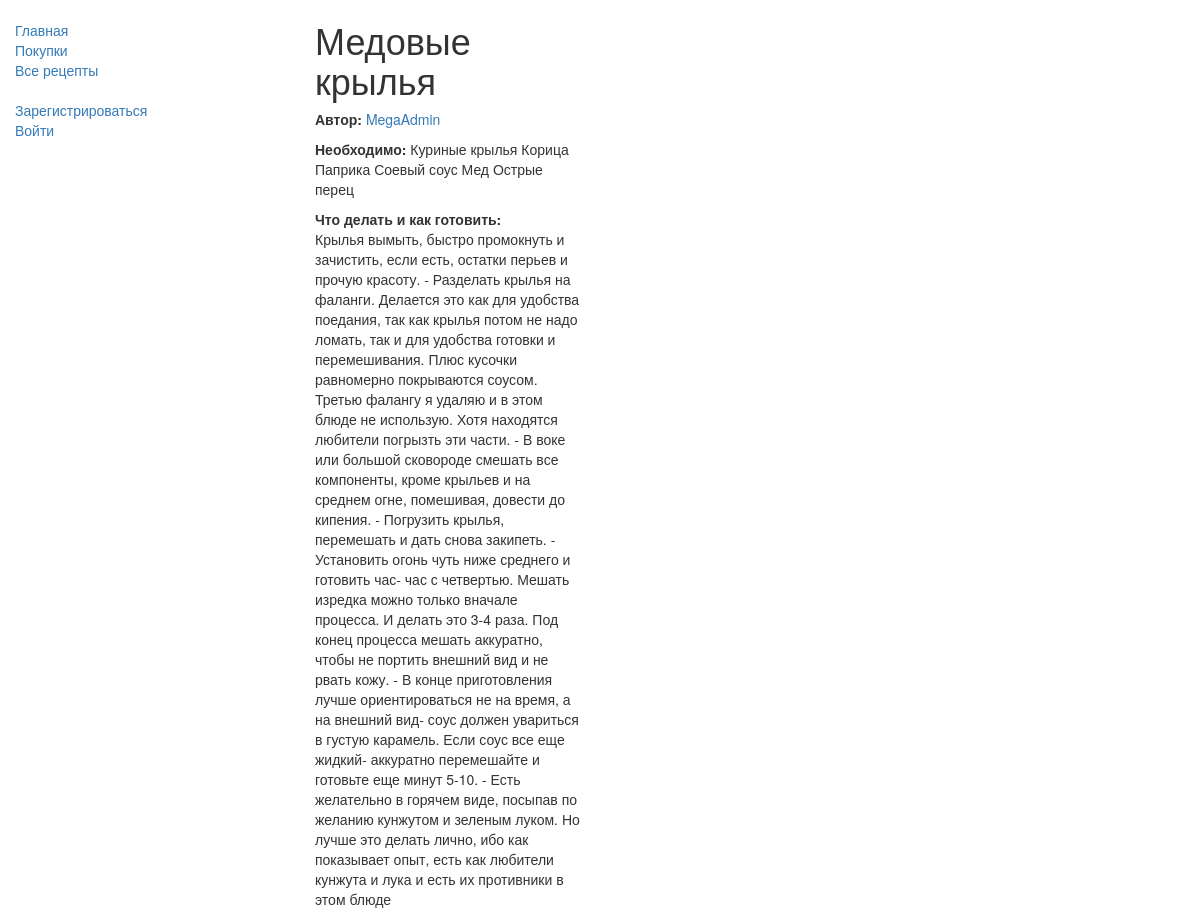
Before: /recepies/3 with the older database file.
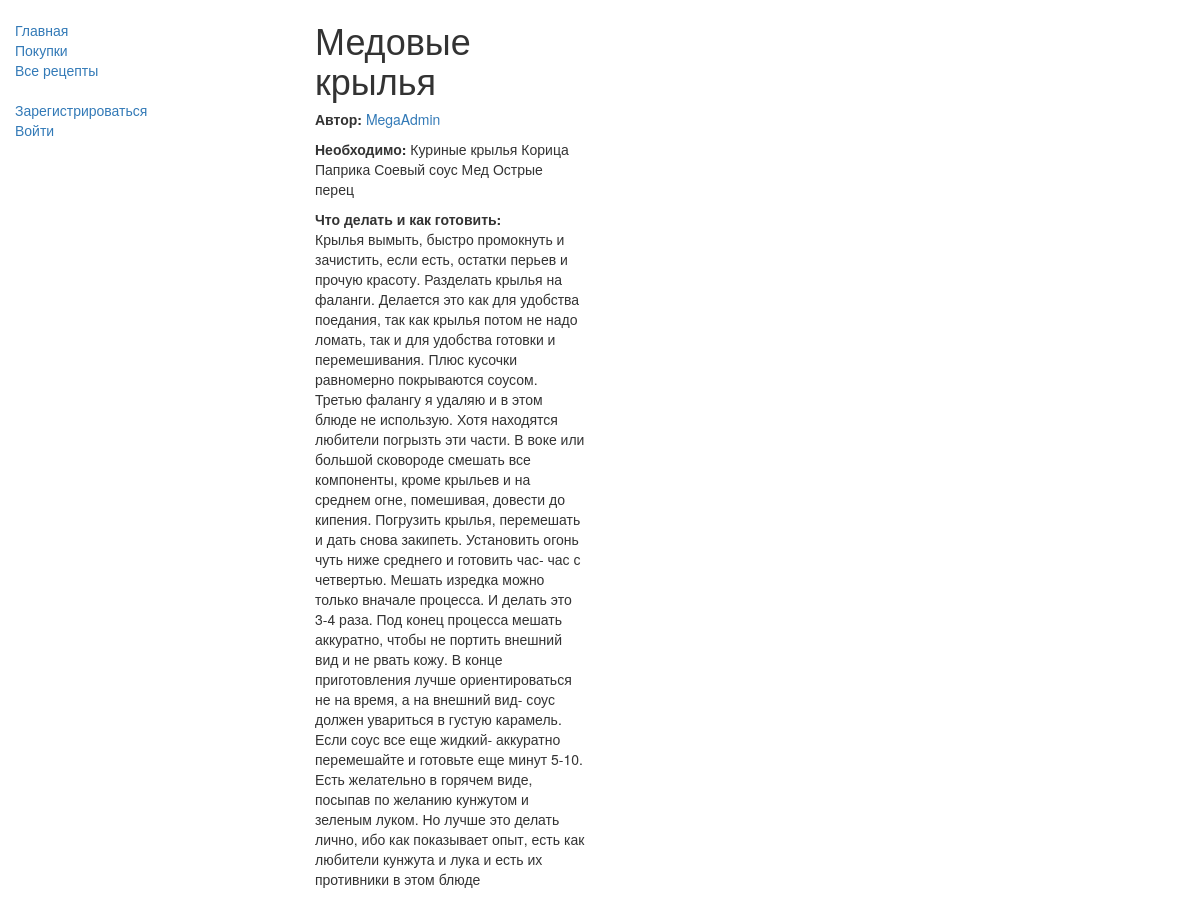
After: the same page with the newer database file.
### Avos_Ka/models.py (models this page shows, shortened)
class Recepie(models.Model):
    title = models.CharField(max_length=200, null=True,)
    recepie_products = models.OneToOneField(ProductList, on_delete=models.SET_NULL, null=True,)
    describe = models.TextField(null=True,)
    author = models.ForeignKey(User, on_delete=models.SET_NULL, null=True, blank=True)
    def display_recepie_products(self):
        return self.recepie_products.display_product_list()
    def display_describe(self):
        return self.describe
    def display_author(self):
        return self.author

class ProductList(models.Model):
    title = models.CharField(max_length=200)
    product_list = models.ManyToManyField(Product, through="Amount")
    def display_product_list(self):
        show_list = ''
        for product in self.product_list.all():
            show_list += f"{product.display_name()}\n"
        return show_list

class Product(models.Model):
    name = models.CharField(max_length=200, null=True,)
    measure = models.ForeignKey(Measurment, on_delete=models.CASCADE, null=True)
    def display_name(self):
        return f"{self.name}"

### Recepies/views.py (the view)
# urls.py: url(r'^(?P<pk>\d+)$', views.RecepieDetailView.as_view(), name='recepie-detail'),
class RecepieDetailView(generic.DetailView):
    model = Recepie
    template_name = "./Recepies/recepie_detail.html"

### templates/Recepies/recepie_detail.html
{% extends "homepage/homepage.html" %}
{% block content %}
    <h1>{{ recepie.title }}</h1>
    <p><strong>Автор:</strong> <a href="">{{ recepie.display_author }}</a></p>
    <p><strong>Необходимо:</strong> {{ recepie.display_recepie_products }}</p>
    <p><strong>Что делать и как готовить:</strong><br> {{ recepie.display_describe }}</p>
{% endblock %}

Changed rows visible on the page:
changed Recepie "Медовые крылья": display_describe "…перьев и прочую красоту. - Разделать крылья на фаланги. Делается это как для удобства поедания, так как крылья потом не надо ломать, так и для удобства готовки и перемешивания. Плюс кусочки равномерно покрываются соусом. Третью фалангу я удаляю и в этом блюде не использую. Хотя находятся любители погрызть эти части. - В воке или большой сковороде смешать все компоненты, кроме крыльев и на среднем огне, помешивая, довести до кипения. - Погрузить крылья, перемешать и дать снова закипеть. - Установить огонь чуть ниже среднего и готовить час- час с четвертью. Мешать изредка можно только вначале процесса. И делать это 3-4 раза. Под конец процесса мешать аккуратно, чтобы не портить внешний вид и…" → "…перьев и прочую красоту. Разделать крылья на фаланги. Делается это как для удобства поедания, так как крылья потом не надо ломать, так и для удобства готовки и перемешивания. Плюс кусочки равномерно покрываются соусом. Третью фалангу я удаляю и в этом блюде не использую. Хотя находятся любители погрызть эти части. В воке или большой сковороде смешать все компоненты, кроме крыльев и на среднем огне, помешивая, довести до кипения. Погрузить крылья, перемешать и дать снова закипеть. Установить огонь чуть ниже среднего и готовить час- час с четвертью. Мешать изредка можно только вначале процесса. И делать это 3-4 раза. Под конец процесса мешать аккуратно, чтобы не портить внешний вид и не…"
